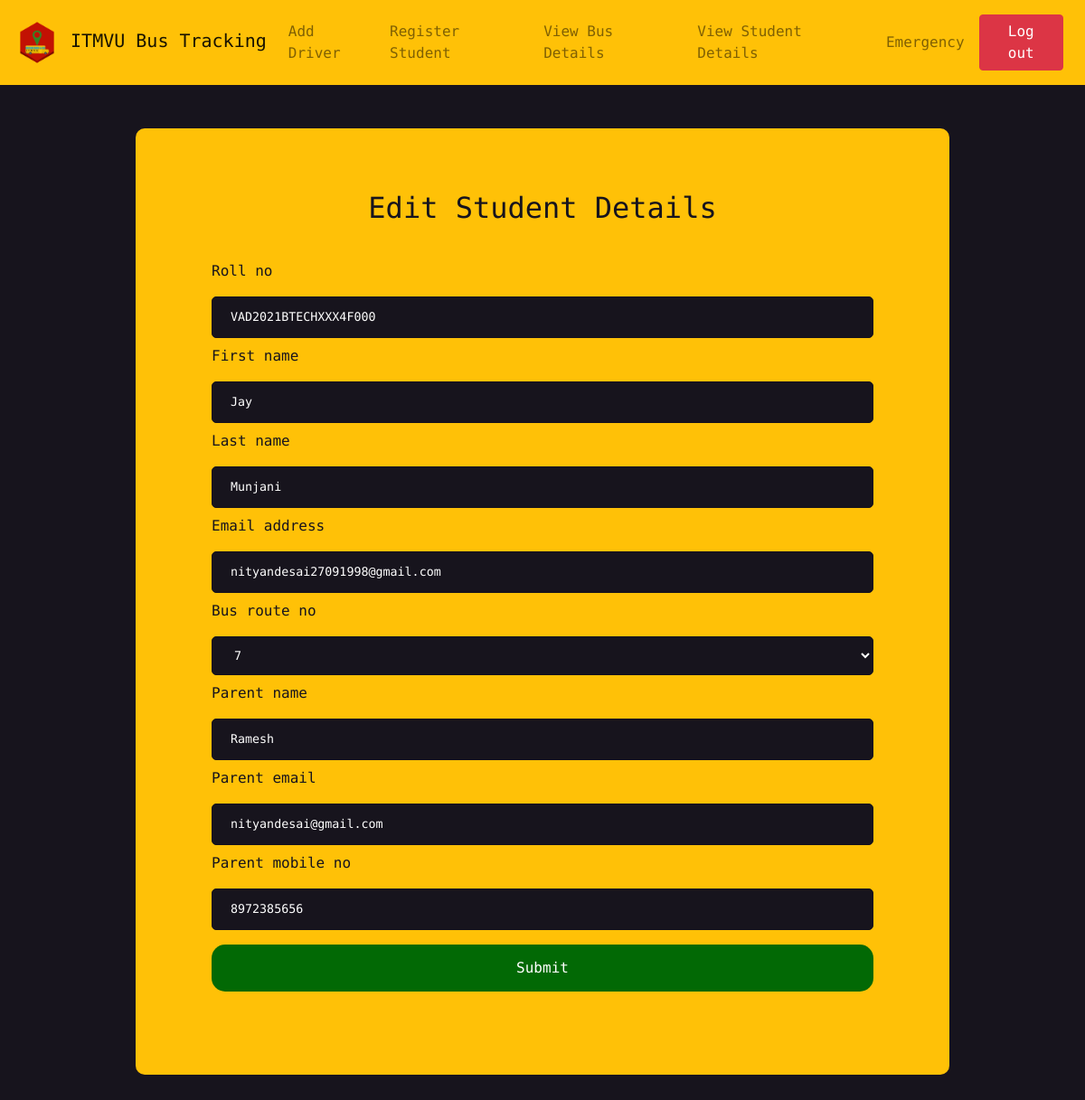
Screenshot of /edit_student_details/4 (signed in) with the database file from the repository.
### bus/models.py (models this page shows)
class User(AbstractUser):
    id = models.AutoField(primary_key=True)
    roll_no = models.CharField(max_length=30, null=True)
    bus_route_no = models.ForeignKey(Bus, null=True, on_delete=models.SET_NULL)
    parent_name = models.CharField(max_length=100, null=True)
    parent_mobile_no = models.BigIntegerField(null=True)
    parent_email = models.EmailField(max_length=100, null=True)

class Bus(models.Model):
    bus_route_no = models.IntegerField(primary_key = True)
    role_id = models.IntegerField(blank=True, default='1')
    driver_name = models.CharField(max_length=100)
    driver_mobile_no = models.BigIntegerField()
    username = models.CharField(max_length=103)
    password = models.CharField(max_length=100)
    lat = models.CharField(max_length=100)
    lon = models.CharField(max_length=100)
    def __str__(self):
        return '%s' % (self.bus_route_no)

### bus/views.py (the view)
# urls.py: path('edit_student_details/<str:pk>', views.edit_student_details, name='edit_student_details'),
@user_passes_test(is_admin)
def edit_student_details(request, pk):
    student = User.objects.get(pk=pk)
    form = UserUpdateForm(request.POST or None, instance=student)
    if request.method == "POST":
        if form.is_valid():
            form.save()
            messages.success(request, 'Well done! Student details were successfully updated!')
            return redirect('view_student_details')
    return render(request, 'bus/edit_student_details.html', {'form': form, 'pk':pk})

### bus/forms.py
class UserUpdateForm(ModelForm):
    class Meta:
        model = User
        fields = ['first_name', 'last_name', 'email', 'roll_no', 'bus_route_no', 'parent_name', 'parent_mobile_no', 'parent_email']

### bus/views.py (called while the page is built)
def is_admin(user):
   return user.is_superuser

### bus/templates/bus/edit_student_details.html (shortened to what this page needs)
{% extends 'bus/footer.html' %}
{% block body %}
{% load static %}
{% load widget_tweaks %}
<!doctype html>
<html lang="en">
<head>
    <link rel="stylesheet" href="https://stackpath.bootstrapcdn.com/bootstrap/4.5.2/css/bootstrap.min.css"
>
    <link rel="stylesheet" href="{% static 'bus/css/add_driver.css' %}">
</head>
<body>
    <nav class="navbar navbar-expand-lg navbar-light bg-warning">
        <a class="navbar-brand" href="#">
            <img src="{% static 'bus/images/warning-icon.png' %}" width="50" height="50" class="d-inline-block align-middle" alt=""
                loading="lazy">
            ITMVU Bus Tracking
        </a>
        <div class="collapse navbar-collapse" id="navbarSupportedContent">
            <ul class="navbar-nav mr-auto">
                <li class="nav-item">
                    <a class="nav-link" href="{% url 'add_driver' %}">Add Driver</a>
                </li>
            </ul>
        </div>
        <div class="collapse navbar-collapse" id="navbarSupportedContent">
            <ul class="navbar-nav mr-auto">
                <li class="nav-item">
                    <a class="nav-link" href="{% url 'add_student' %}">Register Student</a>
                </li>
            </ul>
        </div>
        <div class="collapse navbar-collapse" id="navbarSupportedContent">
            <ul class="navbar-nav mr-auto">
                <li class="nav-item">
                    <a class="nav-link" href="{% url 'view_bus_details' %}">View Bus Details</a>
                </li>
            </ul>
        </div>
        <div class="collapse navbar-collapse" id="navbarSupportedContent">
            <ul class="navbar-nav mr-auto">
                <li class="nav-item">
                    <a class="nav-link" href="{% url 'view_student_details' %}">View Student Details</a>
                </li>
            </ul>
        </div>
        <div class="collapse navbar-collapse" id="navbarSupportedContent">
            <ul class="navbar-nav mr-auto">
                <li class="nav-item">
                    <a class="nav-link" href="{% url 'emergency' %}">Emergency</a>
                </li>
            </ul>
        </div>
        <div class="collapse navbar-collapse" id="navbarSupportedContent">
            <ul class="navbar-nav mr-auto">
                <li class="nav-item">
                    <a class="nav-link" href="{% url 'logout' %}"><button class="btn btn-danger">Log out</button></a>
                </li>
            </ul>
        </div>
    </nav>
    <div id="div" class="container my-5">
        <h2>Edit Student Details</h2>
        <form id="form" name="myForm" method="POST">
            <br>
            <label for="rollno">{{ form.roll_no.label }}</label><br>
            {% render_field form.roll_no id="rollno" %}
            <label for="fname">{{ form.first_name.label }}</label>
            {% render_field form.first_name id="fname" %}
            <label for="lname">{{ form.last_name.label }}</label>
            {% render_field form.last_name id="lname" %}
            <label for="email">{{ form.email.label }}</label>
            {% render_field form.email id="email" %}
            <label for="bno">{{ form.bus_route_no.label }}</label>
            {% render_field form.bus_route_no id="busno" %}
            <label for="pname">{{ form.parent_name.label }}</label>
            {% render_field form.parent_name id="pname" %}
            <label for="pemail">{{ form.parent_email.label }}</label>
            {% render_field form.parent_email id="pemail" %}
            <label for="pmobile">{{ form.parent_mobile_no.label }}</label>
            {% render_field form.parent_mobile_no id="phone" %}
            <input id="submit" type="submit" class="mx-auto" value="Submit">
        </form>
    </div>
    {% endblock %}

### bus/static/bus/css/add_driver.css (style rules this page uses)
body { padding: 0; margin: 0; background-color: #17141d; color: white; font-family: 'DM Mono', monospace; }
h2 { margin: -2% 0 2% 0; text-align: center; color: #17141d; }
input[type=text], input[type=number], input[type=email], select { width: 100%; font-size: smaller; padding: 12px 20px; background-color: #17141d; color: white; margin: 8px 0; display: inline-block; border: 1px solid #15121b; border-radius: 5px; box-sizing: border-box; box-shadow: -5px -5px 20px #130f1a, 5px, 5px, 20px #0b090f; }
input[type=submit] { width: 100%; background-color: #026905; color: white; padding: 14px 20px; margin: 8px 0; border: none; cursor: pointer; border-radius: 15px; }
#div { margin: auto; margin-top: 2%; margin-bottom: 2%; width: 75%; height: auto; border-radius: 10px; background-color: #ffc107; color: #17141d; padding: 7%; box-shadow: 5px 5px 10px #b6a9a9, -5px, -5px, 10px #ffffff; }

### rows the page displays
User: roll_no "VAD2021BTECHXXX4F000", first_name "Jay", last_name "Munjani", email "nityandesai27091998@gmail.com", parent_name "Ramesh", parent_email "nityandesai@gmail.com", parent_mobile_no "8972385656"
Bus: bus_route_no "7"
